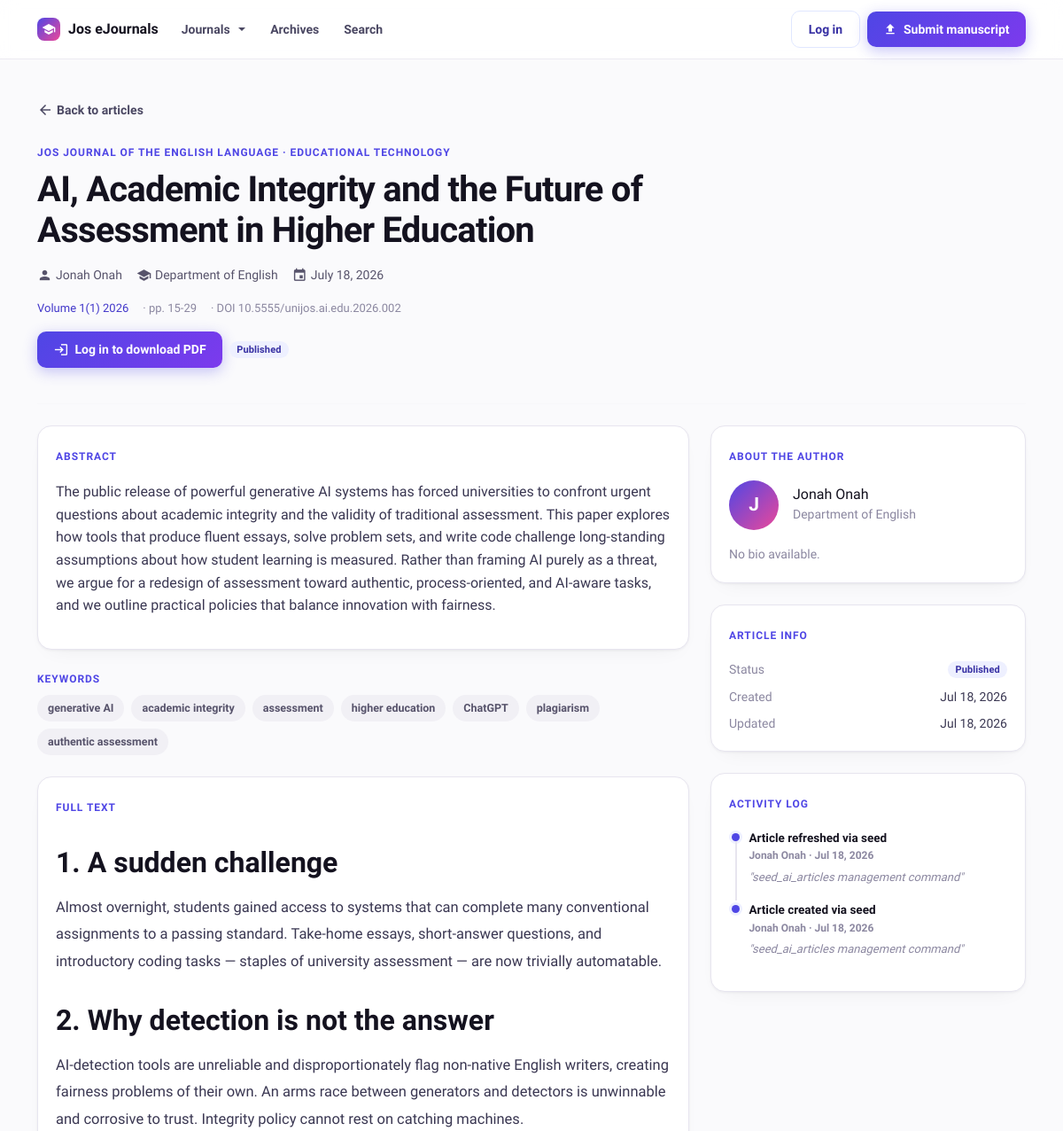
The page /articles/3/ (upper part) on the database as committed earlier.
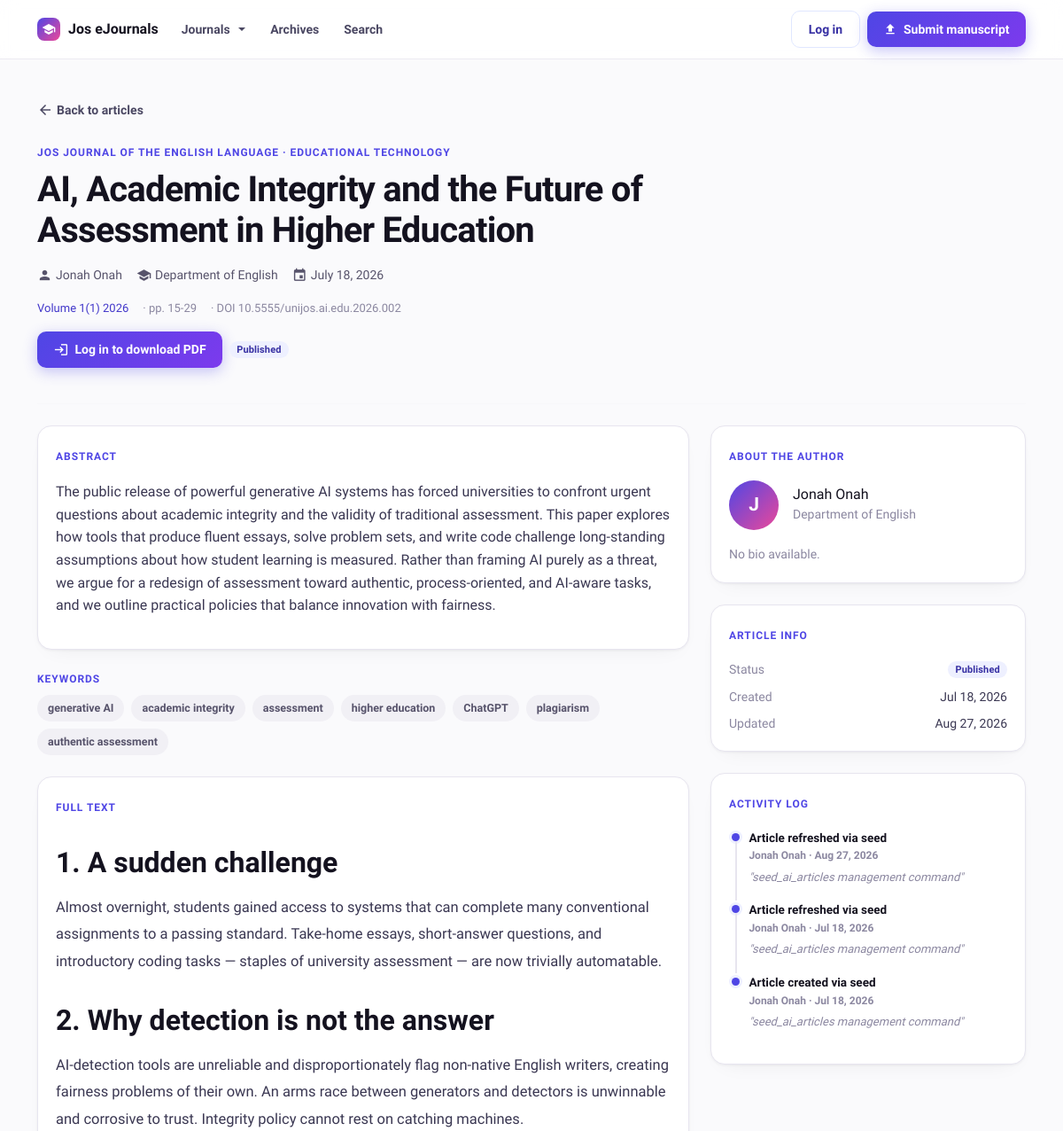
The same page on the database as committed later.
### journalapp/models.py (models this page shows, shortened)
class Article(models.Model):
    STATUS_CHOICES = (
        ('draft', 'Draft'),
        ('submitted', 'Submitted'),
        ('under_review', 'Under Review'),
        ('revision_required', 'Revision Required'),
        ('accepted', 'Accepted'),
        ('rejected', 'Rejected'),
        ('published', 'Published'),
    )
    title = models.CharField(max_length=200)
    abstract = RichTextField()
    author = models.ForeignKey(settings.AUTH_USER_MODEL, on_delete=models.CASCADE, related_name='articles')
    journal = models.ForeignKey(Journal, on_delete=models.CASCADE, related_name='articles', default=None, null=True)
    category = models.ForeignKey(ArticleCategory, on_delete=models.SET_NULL, null=True, blank=True)
    content = RichTextField()
    keywords = models.CharField(max_length=255, blank=True, help_text="Enter keywords separated by commas")
    file = models.FileField(upload_to='journal_files', blank=True, null=True)
    status = models.CharField(max_length=20, choices=STATUS_CHOICES, default='draft')
    revised_document = models.FileField(upload_to='revised_documents/', null=True, blank=True)
    revision_notes = models.TextField(blank=True, null=True)
    created_at = models.DateTimeField(auto_now_add=True)
    updated_at = models.DateTimeField(auto_now=True)
    published_at = models.DateTimeField(null=True, blank=True)
    final_document = models.FileField(
        upload_to='final_documents/',
        blank=True,
        null=True,
        help_text="The final approved Word document"
    )
    extracted_citations = models.TextField(
        blank=True,
        help_text="References/citations extracted from the document"
    )
    extracted_sections = models.JSONField(
        default=list,
        blank=True,
        help_text="Structured sections extracted from the document"
    )
    issue = models.ForeignKey(
        Issue, on_delete=models.SET_NULL, null=True, blank=True, related_name='articles'
    )
    page_start = models.CharField(max_length=20, blank=True)
    page_end = models.CharField(max_length=20, blank=True)
    doi = models.CharField(max_length=100, blank=True, help_text="Digital Object Identifier")
    @property
    def page_numbers(self):
        if self.page_start and self.page_end:
            return f"{self.page_start}-{self.page_end}"
        return self.page_start or ""
    @property
    def keywords_list(self):
        if self.keywords:
            return [k.strip() for k in self.keywords.split(',')]
        return []

class ArticleLog(models.Model):
    article = models.ForeignKey(Article, on_delete=models.CASCADE, related_name='logs')
    user = models.ForeignKey(settings.AUTH_USER_MODEL, on_delete=models.SET_NULL, null=True, blank=True)
    action = models.CharField(max_length=255)
    timestamp = models.DateTimeField(auto_now_add=True)
    notes = models.TextField(blank=True, null=True)
    class Meta:
        ordering = ['-timestamp']

class CustomUser(AbstractBaseUser, PermissionsMixin):
    email = models.EmailField(unique=True)
    first_name = models.CharField(max_length=30, blank=True)
    last_name = models.CharField(max_length=30, blank=True)
    is_active = models.BooleanField(default=True)
    is_staff = models.BooleanField(default=False)
    date_joined = models.DateTimeField(default=timezone.now)
    objects = CustomUserManager()
    USERNAME_FIELD = 'email'
    REQUIRED_FIELDS = []
    class Meta:
        verbose_name = 'User'
        verbose_name_plural = 'Users'
    def get_full_name(self):
        return f"{self.first_name} {self.last_name}".strip()

class Journal(models.Model):
    name = models.CharField(max_length=200)
    slug = models.SlugField(
        max_length=80, unique=True,
        help_text="Used in the journal's web address, e.g. 'jjel'."
    )
    abbreviation = models.CharField(
        max_length=20, blank=True,
        help_text="Short form, e.g. 'JJEL'. Shown on the journal card when no logo is set."
    )
    tagline = models.CharField(
        max_length=255, blank=True,
        help_text="One line shown under the journal name."
    )
    description = RichTextField(blank=True)
    about = RichTextField(
        blank=True,
        help_text="Aims and scope — the main text on the journal's home page."
    )
    logo = models.ImageField(
        upload_to='journal_logos', blank=True, null=True,
        help_text="Square-ish logo used on the journal cards."
    )
    cover_image = models.ImageField(upload_to='journal_covers', blank=True, null=True)
    issn_print = models.CharField(max_length=20, blank=True, verbose_name="ISSN (Print)")
    issn_online = models.CharField(max_length=20, blank=True, verbose_name="ISSN (Online)")
    published_by = models.CharField(
        max_length=255, blank=True,
        help_text="e.g. 'Department of English, University of Jos'."
    )
    contact_email = models.EmailField(blank=True)
    department = models.ForeignKey(
        Department, on_delete=models.SET_NULL, null=True, blank=True,
        related_name='journals',
        help_text="Optional internal grouping. Not shown to visitors."
    )
    order = models.PositiveIntegerField(
        default=0, help_text="Controls the order journals appear in on the home page."
    )
    is_active = models.BooleanField(
        default=True, help_text="Untick to hide this journal from the public site."
    )
    class Meta:
        ordering = ['order', 'name']

class ArticleCategory(models.Model):
    journal = models.ForeignKey(Journal, on_delete=models.CASCADE, related_name='categories')
    name = models.CharField(max_length=100)
    description = models.TextField(blank=True)
    class Meta:
        verbose_name_plural = "Article Categories"
        unique_together = ('journal', 'name')

class Department(models.Model):
    name = models.CharField(max_length=100)
    code = models.CharField(max_length=10, unique=True)
    description = models.TextField(blank=True)

class Issue(models.Model):
    journal = models.ForeignKey(Journal, on_delete=models.CASCADE, related_name='issues')
    volume = models.CharField(max_length=20, help_text="e.g. '2'")
    number = models.CharField(max_length=20, blank=True, help_text="Issue number, e.g. '1'")
    year = models.PositiveIntegerField()
    title = models.CharField(
        max_length=255, blank=True,
        help_text="Optional name, for a special or themed issue."
    )
    description = models.TextField(blank=True)
    cover_image = models.ImageField(upload_to='issue_covers/', blank=True, null=True)
    document = models.FileField(
        upload_to='issues/', blank=True, null=True,
        help_text="The complete issue as a single PDF, for viewing and download."
    )
    published_date = models.DateField()
    is_published = models.BooleanField(
        default=True, help_text="Untick to keep this issue hidden while you prepare it."
    )
    featured = models.BooleanField(default=False, help_text="Feature this issue on the home page.")
    uploaded_by = models.ForeignKey(
        settings.AUTH_USER_MODEL, on_delete=models.SET_NULL, null=True, blank=True,
        related_name='issues_uploaded'
    )
    uploaded_at = models.DateTimeField(auto_now_add=True)
    class Meta:
        ordering = ['-year', '-volume', '-number']
        unique_together = ('journal', 'volume', 'number')
    @property
    def label(self):
        vol = f"Volume {self.volume}" if self.volume else "Volume"
        if self.number:
            vol = f"{vol}({self.number})"
        return f"{vol} {self.year}"

class Profile(models.Model):
    user = models.OneToOneField(settings.AUTH_USER_MODEL, on_delete=models.CASCADE)
    department = models.ForeignKey(Department, on_delete=models.SET_NULL, null=True, blank=True)
    bio = RichTextField(blank=True)
    profile_picture = models.ImageField(upload_to='profile_pics', blank=True, null=True)
    is_editor = models.BooleanField(default=False)
    is_reviewer = models.BooleanField(default=False)

### journalapp/views.py (the view)
# urls.py: path('articles/<int:pk>/', views.ArticleDetailView.as_view(), name='article_detail'),
class ArticleDetailView(DetailView):
    model = Article
    template_name = 'journalapp/article_detail.html'
    def get_context_data(self, **kwargs):
        context = super().get_context_data(**kwargs)
        context['comment_form'] = CommentForm()
        context['logs'] = self.get_object().logs.all()
        return context

### journalapp/context_processors.py (called while the page is built)
def site_settings(request):
    try:
        settings = SiteSettings.objects.first()
        if not settings:
            settings = SiteSettings.objects.create()
    except:
        settings = None
    return {'site_settings': settings}

def journal_roles(request):
    user = getattr(request, 'user', None)
    if not (user and user.is_authenticated):
        return {'can_manage_journals': False, 'can_manage_journal_content': False}
    return {
        'can_manage_journals': can_manage_any_journal(user, roles=WORKFLOW_ROLES),
        'can_manage_journal_content': can_manage_any_journal(user, roles=CONTENT_ROLES),
    }

def nav_journals(request):
    return {
        'nav_journals': Journal.objects.filter(is_active=True).only(
            'name', 'slug', 'abbreviation'
        )
    }

### journalapp/templates/journalapp/article_detail.html (shortened to what the changed rows need)
{% extends 'journalapp/base.html' %}
{% load static %}
{% load crispy_forms_tags %}
{% block content %}
<div class="container">
    <div class="article-head">
        <div class="row">
            <div class="col-lg-9">
                <span class="uj-kicker">{% if article.journal %}{{ article.journal.name }}{% endif %}{% if article.category %} · {{ article.category.name }}{% endif %}</span>
                <h1 class="article-title mt-2 mb-3">{{ article.title }}</h1>
                <div class="d-flex flex-wrap align-items-center gap-3 mb-3" style="font-size:14px; color:var(--uj-muted);">
                    <span class="d-inline-flex align-items-center gap-1"><i class="material-icons" style="font-size:17px;">person</i> {{ article.author.get_full_name|default:article.author.first_name }}</span>
                    {% if article.journal.department %}<span class="d-inline-flex align-items-center gap-1"><i class="material-icons" style="font-size:17px;">school</i> {{ article.journal.department.name }}</span>{% endif %}
                    {% if article.published_at %}<span class="d-inline-flex align-items-center gap-1"><i class="material-icons" style="font-size:17px;">event</i> {{ article.published_at|date:"F d, Y" }}</span>{% endif %}
                </div>
                <div class="d-flex flex-wrap gap-3 mb-3" style="font-size:13px; color:var(--uj-muted-2);">
                    {% if article.issue %}<span><a href="{% url 'issue_detail' article.journal.slug article.issue.pk %}">{{ article.issue.label }}</a></span>{% endif %}
                    {% if article.page_numbers %}<span>· pp. {{ article.page_numbers }}</span>{% endif %}
                    {% if article.doi %}<span>· DOI {{ article.doi }}</span>{% endif %}
                </div>
                <div class="d-flex flex-wrap gap-2">
                    {% if user.is_authenticated %}
                    <a href="{% url 'article_pdf' article.pk %}" class="btn btn-primary" target="_blank">
                        <i class="material-icons" style="font-size:17px;">picture_as_pdf</i> Download PDF
                    </a>
                    {% if article.status != 'published' and article.author == user or user.is_staff %}
                        {% if article.status != 'published' %}
                        <a href="{% url 'article_update' article.pk %}" class="btn btn-outline-primary">
                            <i class="material-icons" style="font-size:17px;">edit</i> Edit
                        </a>
                        {% endif %}
                    {% endif %}
                    {% else %}
                    <a href="{% url 'login' %}?next={{ request.path }}" class="btn btn-primary">
                        <i class="material-icons" style="font-size:17px;">login</i> Log in to download PDF
                    </a>
                    {% endif %}
                    <span class="badge bg-primary align-self-center">{{ article.get_status_display }}</span>
                </div>
            </div>
        </div>
    </div>
    <div class="row g-4">
        <div class="col-lg-8">
            <div class="card mb-4">
                <div class="card-body">
                    <p class="mt-3 mb-0" style="line-height:1.8;">{{ article.abstract|safe }}</p>
                </div>
            </div>
            {% if article.keywords_list %}
            <div class="mb-4">
                <div class="d-flex flex-wrap gap-2">
                    {% for kw in article.keywords_list %}<span class="kw-chip">{{ kw }}</span>{% endfor %}
                </div>
            </div>
            {% endif %}
            <div class="card mb-4">
                <div class="card-body">
                    <div class="journal-content mt-3">
                        {% if user.is_authenticated %}
                            {{ article.content|safe }}
                        {% else %}
                            <div class="mb-4">{{ article.content|truncatewords:100|safe }}</div>
                        {% endif %}
                    </div>
                </div>
            </div>
        </div>
        <div class="col-lg-4">
            <div class="sticky-side d-grid gap-4">
                <div class="card">
                    <div class="card-body">
                        <div class="d-flex align-items-center gap-3 mt-3 mb-3">
                            {% if article.author.profile.profile_picture %}
                            <img src="{{ article.author.profile.profile_picture.url }}" alt="{{ article.author.get_full_name }}" class="rounded-circle" width="56" height="56" style="object-fit:cover;">
                            {% else %}
                            <span class="uj-brand-mark" style="width:56px;height:56px;border-radius:50%;font-size:21px;font-family:var(--uj-font-heading);font-weight:700;">{{ article.author.first_name|first|upper }}</span>
                            {% endif %}
                            <div>
                                <h6 class="mb-0">{{ article.author.get_full_name|default:article.author.first_name }}</h6>
                                {% if article.author.profile.department %}<small class="text-muted">{{ article.author.profile.department.name }}</small>{% endif %}
                            </div>
                        </div>
                    </div>
                </div>
                <div class="card">
                    <div class="card-body">
                        <div class="mt-3 d-grid gap-2" style="font-size:14px;">
                            <div class="d-flex justify-content-between align-items-center"><span class="text-muted">Status</span><span class="badge bg-primary">{{ article.get_status_display }}</span></div>
                            <div class="d-flex justify-content-between"><span class="text-muted">Created</span><span>{{ article.created_at|date:"M d, Y" }}</span></div>
                            <div class="d-flex justify-content-between"><span class="text-muted">Updated</span><span>{{ article.updated_at|date:"M d, Y" }}</span></div>
                        </div>
                    </div>
                </div>
                <div class="card">
                    <div class="card-body">
                        <ul class="uj-timeline mt-3 mb-0">
                            {% for log in logs %}
                            <li>
                                <div class="fw-semibold" style="font-size:13.5px; color:var(--uj-ink);">{{ log.action }}</div>
                                <div class="uj-tl-date">{{ log.user.get_full_name|default:'System' }} · {{ log.timestamp|date:"M d, Y" }}</div>
                                {% if log.notes %}<div class="fst-italic text-muted mt-1" style="font-size:13px;">"{{ log.notes|truncatewords:20 }}"</div>{% endif %}
                            </li>
                            {% empty %}
                            <li><span class="text-muted">No activity yet.</span></li>
                            {% endfor %}
                        </ul>
                    </div>
                </div>
            </div>
        </div>
    </div>
</div>
{% endblock %}

Rows that differ between the two databases and show on the page:
changed Article "AI, Academic Integrity and the Future of Assessment in Higher Education": updated_at "Jul 18, 2026" → "Aug 27, 2026"
added ArticleLog: action "Article refreshed via seed", user.get_full_name "Jonah Onah", timestamp "Aug 27, 2026", notes "seed_ai_articles management command"
